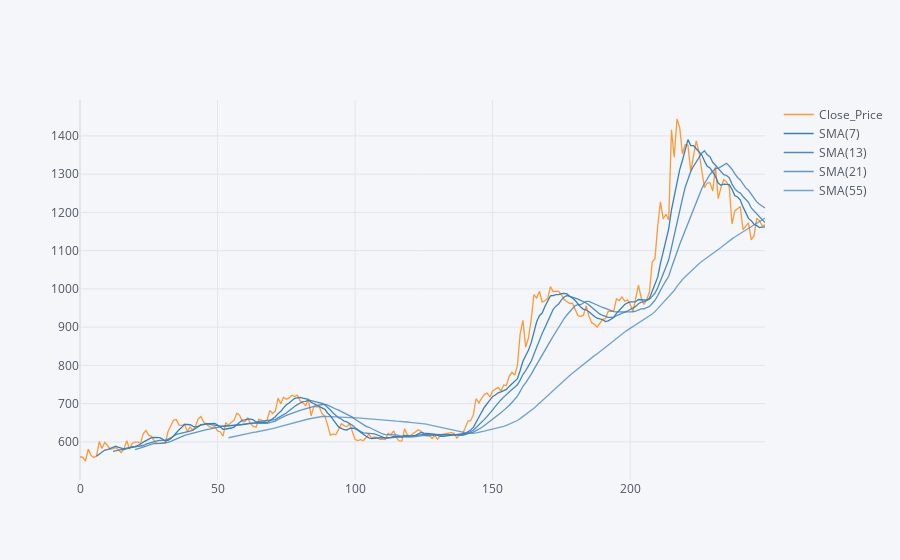
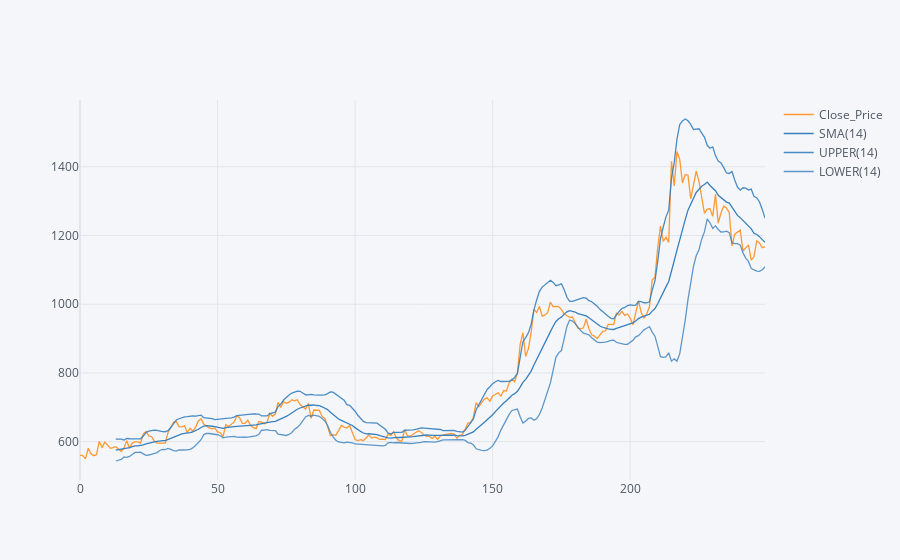

The cell these charts' notebook holds for them, in order:
### Code cell
# Plotting Simple moving average for 7,12,21,55 days & bollinger band for the share
SMA_BEML = beml_df['Close_Price'].ta_plot(study='sma',periods=[7,13,21,55],title='Simple Moving Averages')
BOLL_BEML = beml_df['Close_Price'].ta_plot(study='boll',title='Bollinger')

### Figure 1 — Plotly figure (JSON) as saved in the notebook; plotly's stock layout.template omitted (floating-point values rounded to 4 significant figures; data arrays with more than 128 entries replaced by an {"elided": "..."} marker saying what was removed)
{"data": [{"line": {"color": "rgba(255, 153, 51, 1.0)", "dash": "solid", "shape": "linear", "width": 1.3}, "mode": "lines", "name": "Close_Price", "text": "", "type": "scatter", "x": {"elided": "250 int values"}, "y": {"elided": "250 float values"}}, {"line": {"color": "rgba(55, 128, 191, 1.0)", "dash": "solid", "shape": "linear", "width": 1.3}, "mode": "lines", "name": "SMA(7)", "text": "", "type": "scatter", "x": {"elided": "250 int values"}, "y": {"elided": "250 mixed values"}}, {"line": {"color": "rgba(55, 128, 191, 0.8999999999999999)", "dash": "solid", "shape": "linear", "width": 1.3}, "mode": "lines", "name": "SMA(13)", "text": "", "type": "scatter", "x": {"elided": "250 int values"}, "y": {"elided": "250 mixed values"}}, {"line": {"color": "rgba(55, 128, 191, 0.7999999999999998)", "dash": "solid", "shape": "linear", "width": 1.3}, "mode": "lines", "name": "SMA(21)", "text": "", "type": "scatter", "x": {"elided": "250 int values"}, "y": {"elided": "250 mixed values"}}, {"line": {"color": "rgba(55, 128, 191, 0.7)", "dash": "solid", "shape": "linear", "width": 1.3}, "mode": "lines", "name": "SMA(55)", "text": "", "type": "scatter", "x": {"elided": "250 int values"}, "y": {"elided": "250 mixed values"}}], "layout": {"legend": {"bgcolor": "#F5F6F9", "font": {"color": "#4D5663"}}, "paper_bgcolor": "#F5F6F9", "plot_bgcolor": "#F5F6F9", "title": {"font": {"color": "#4D5663"}}, "xaxis": {"gridcolor": "#E1E5ED", "showgrid": true, "tickfont": {"color": "#4D5663"}, "title": {"font": {"color": "#4D5663"}, "text": ""}, "zerolinecolor": "#E1E5ED"}, "yaxis": {"gridcolor": "#E1E5ED", "showgrid": true, "tickfont": {"color": "#4D5663"}, "title": {"font": {"color": "#4D5663"}, "text": ""}, "zerolinecolor": "#E1E5ED"}}}

### Figure 2 — Plotly figure (JSON) as saved in the notebook; plotly's stock layout.template omitted (floating-point values rounded to 4 significant figures; data arrays with more than 128 entries replaced by an {"elided": "..."} marker saying what was removed)
{"data": [{"line": {"color": "rgba(255, 153, 51, 1.0)", "dash": "solid", "shape": "linear", "width": 1.3}, "mode": "lines", "name": "Close_Price", "text": "", "type": "scatter", "x": {"elided": "250 int values"}, "y": {"elided": "250 float values"}}, {"line": {"color": "rgba(55, 128, 191, 1.0)", "dash": "solid", "shape": "linear", "width": 1.3}, "mode": "lines", "name": "SMA(14)", "text": "", "type": "scatter", "x": {"elided": "250 int values"}, "y": {"elided": "250 mixed values"}}, {"line": {"color": "rgba(55, 128, 191, 0.8999999999999999)", "dash": "solid", "shape": "linear", "width": 1.3}, "mode": "lines", "name": "UPPER(14)", "text": "", "type": "scatter", "x": {"elided": "250 int values"}, "y": {"elided": "250 mixed values"}}, {"line": {"color": "rgba(55, 128, 191, 0.7999999999999998)", "dash": "solid", "shape": "linear", "width": 1.3}, "mode": "lines", "name": "LOWER(14)", "text": "", "type": "scatter", "x": {"elided": "250 int values"}, "y": {"elided": "250 mixed values"}}], "layout": {"legend": {"bgcolor": "#F5F6F9", "font": {"color": "#4D5663"}}, "paper_bgcolor": "#F5F6F9", "plot_bgcolor": "#F5F6F9", "title": {"font": {"color": "#4D5663"}}, "xaxis": {"gridcolor": "#E1E5ED", "showgrid": true, "tickfont": {"color": "#4D5663"}, "title": {"font": {"color": "#4D5663"}, "text": ""}, "zerolinecolor": "#E1E5ED"}, "yaxis": {"gridcolor": "#E1E5ED", "showgrid": true, "tickfont": {"color": "#4D5663"}, "title": {"font": {"color": "#4D5663"}, "text": ""}, "zerolinecolor": "#E1E5ED"}}}
